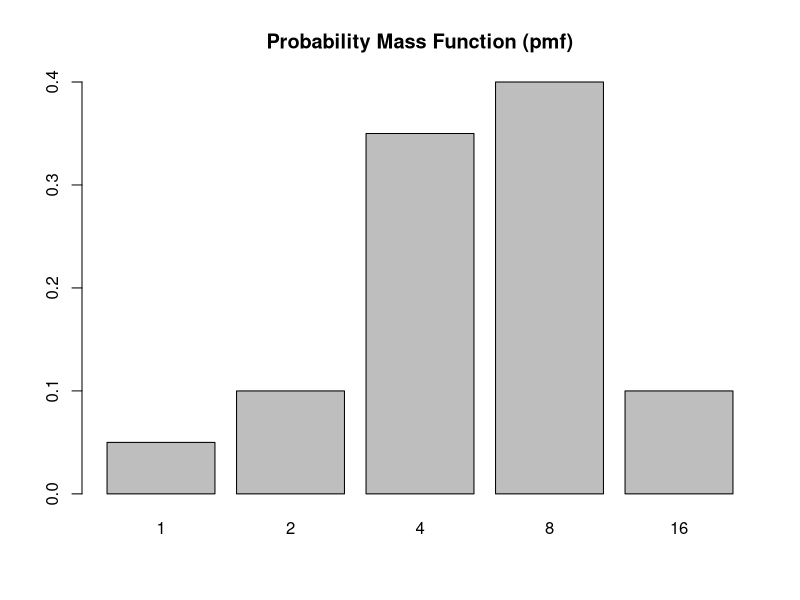
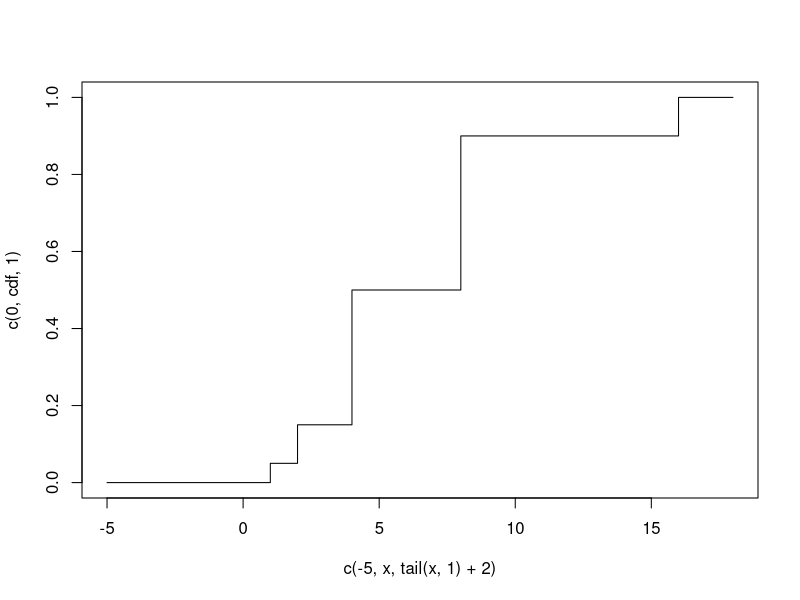

Reproduce these figures in R, in order.
# Lesson 24
# Discrete Probability

# second example from LSN 24 notes
# input support
x = c(1,2,4,8,16)
# input probabilities
pmf = (c(0.05,.1,.35,.4,.1))

cdf = cumsum(pmf)

# make bar chart for PMF
barplot(pmf,names.arg = x, main = "Probability Mass Function (pmf)")

# make chart for CDF
# start at 0
# increment at values of x
# go past the end of x
plot(c(-5,x,tail(x,1)+2),c(0,cdf,1),type="s")

# calculate expected value
mu = sum(x*pmf)

# calculate variance
v = sum((x-mu)^2*pmf)

# put in data frame to view
X = data.frame(x = x, pmf = pmf, cdf = cdf)
print(X)
print(t(X))

# P(X=x)
x=4
X$pmf[which(X$x==x)]

# P(X<=x)
X$cdf[which(X$x==x)]

# E(X^2)
x = c(1,2,4,8,16)
sum(x^2*pmf)-6.45^2
